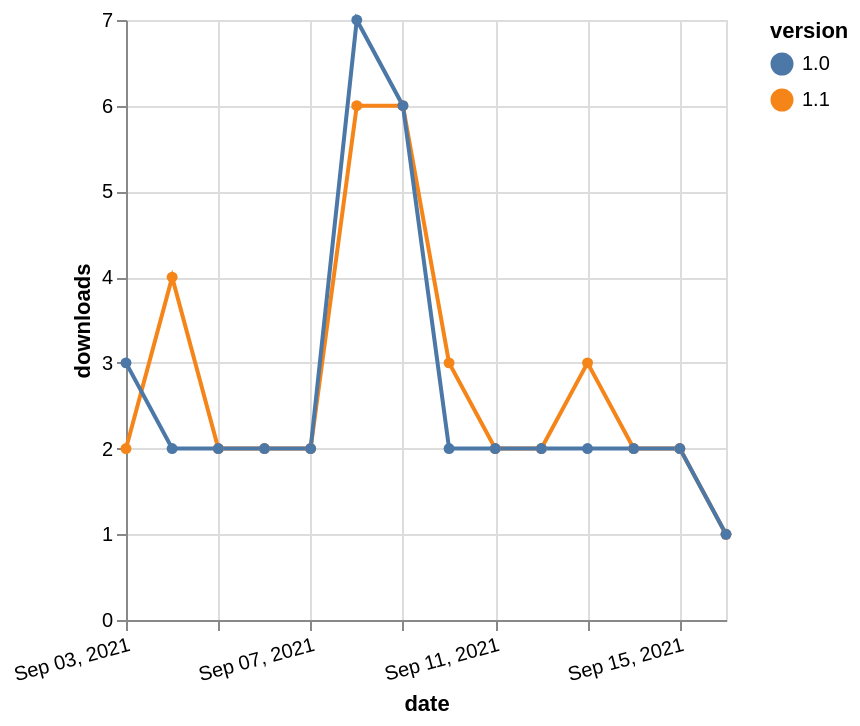

Source (Vega-Lite JSON):
### Vega-Lite specification from a JSON file in a GitHub repository (floating-point values rounded to 4 significant figures)
{"$schema": "https://vega.github.io/schema/vega-lite/v5.json", "description": "A simple bar chart with embedded data.", "data": {"values": [{"date": "2021-09-03", "total": 3496, "delta": 2, "version": "1.1"}, {"date": "2021-09-04", "total": 3500, "delta": 4, "version": "1.1"}, {"date": "2021-09-05", "total": 3502, "delta": 2, "version": "1.1"}, {"date": "2021-09-06", "total": 3504, "delta": 2, "version": "1.1"}, {"date": "2021-09-07", "total": 3506, "delta": 2, "version": "1.1"}, {"date": "2021-09-08", "total": 3512, "delta": 6, "version": "1.1"}, {"date": "2021-09-09", "total": 3518, "delta": 6, "version": "1.1"}, {"date": "2021-09-10", "total": 3521, "delta": 3, "version": "1.1"}, {"date": "2021-09-11", "total": 3523, "delta": 2, "version": "1.1"}, {"date": "2021-09-12", "total": 3525, "delta": 2, "version": "1.1"}, {"date": "2021-09-13", "total": 3528, "delta": 3, "version": "1.1"}, {"date": "2021-09-14", "total": 3530, "delta": 2, "version": "1.1"}, {"date": "2021-09-15", "total": 3532, "delta": 2, "version": "1.1"}, {"date": "2021-09-16", "total": 3533, "delta": 1, "version": "1.1"}, {"date": "2021-09-03", "total": 3742, "delta": 3, "version": "1.0"}, {"date": "2021-09-04", "total": 3744, "delta": 2, "version": "1.0"}, {"date": "2021-09-05", "total": 3746, "delta": 2, "version": "1.0"}, {"date": "2021-09-06", "total": 3748, "delta": 2, "version": "1.0"}, {"date": "2021-09-07", "total": 3750, "delta": 2, "version": "1.0"}, {"date": "2021-09-08", "total": 3757, "delta": 7, "version": "1.0"}, {"date": "2021-09-09", "total": 3763, "delta": 6, "version": "1.0"}, {"date": "2021-09-10", "total": 3765, "delta": 2, "version": "1.0"}, {"date": "2021-09-11", "total": 3767, "delta": 2, "version": "1.0"}, {"date": "2021-09-12", "total": 3769, "delta": 2, "version": "1.0"}, {"date": "2021-09-13", "total": 3771, "delta": 2, "version": "1.0"}, {"date": "2021-09-14", "total": 3773, "delta": 2, "version": "1.0"}, {"date": "2021-09-15", "total": 3775, "delta": 2, "version": "1.0"}, {"date": "2021-09-16", "total": 3776, "delta": 1, "version": "1.0"}]}, "width": "container", "mark": {"type": "line", "point": {"filled": true}}, "encoding": {"x": {"field": "date", "type": "temporal", "timeUnit": "yearmonthdate", "title": "date", "axis": {"labelAngle": -15}}, "y": {"field": "delta", "type": "quantitative", "title": "downloads"}, "color": {"field": "version", "type": "nominal"}, "tooltip": {"field": "delta"}}}
